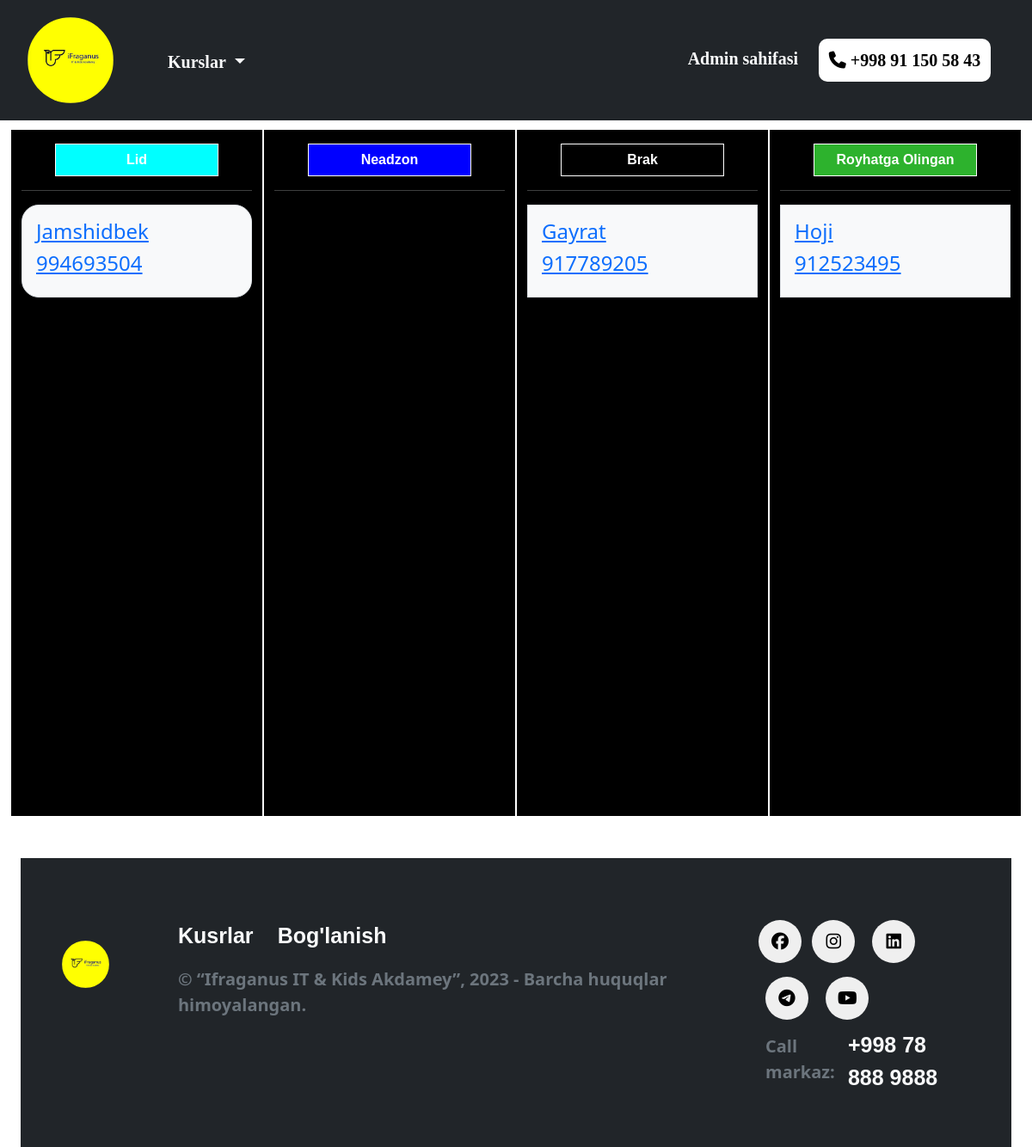
The app's page /tel (signed in) with its own data.
### blog/models.py (models this page shows, shortened)
class Mijoz(models.Model):
    ismi = models.CharField(max_length=200)
    raqami = models.IntegerField()
    etabi = models.CharField(max_length=100,default='lid')

### blog/views.py (the view)
# urls.py: path('tel',tel,name="tel"),
@login_required
def tel(request):
    lid = Mijoz.objects.filter(etabi='lid')
    brak= Mijoz.objects.filter(etabi='brak')
    nedazon = Mijoz.objects.filter(etabi='nedazon')
    royxatga_olindi = Mijoz.objects.filter(etabi='royxatga_olindi')
    context = {
        'lid': lid,
        'brak':brak,
        'nedazon':nedazon,
        'royxatga_olindi': royxatga_olindi
    }
    return render(request,'mijoz/index.html',context=context)

### templates/mijoz/index.html (shortened to what this page needs)
{% load static %}
<!DOCTYPE html>
<html lang="en">
<head>
    <link href="https://cdn.jsdelivr.net/npm/bootstrap@5.3.2/dist/css/bootstrap.min.css" rel="stylesheet">
    <link rel="stylesheet" href="https://cdnjs.cloudflare.com/ajax/libs/font-awesome/6.5.1/css/all.min.css">
    <link rel="stylesheet" href="{% static 'mijoz/scss/style.css' %}">
</head>
<body>
    <div class="container-fluid">
        <div class="container-fluid">
            <div class="navbar row justify-content-around fixed-top bg-dark">
                <div class="nav-item col-lg-6 col-md-6 col-sm-6">
                    <div class="nav-link d-flex d-lg-flex d-md-flex d-sm-flex d-none">
                        <img class="img-fluid" src="{% static 'mijoz/img/ifraganus.jpg' %}" alt="">
                        <div class="dropdown mt-1 d-lg-flex d-none">
                            <button class="btn dropdown-toggle text-light" type="button" data-bs-toggle="dropdown" aria-expanded="false">
                              Kurslar
                            </button>
                        </div>
                    </div>
                </div>
                <div class="nav-item col-lg-6 col-md-6 col-sm-6 d-lg-flex d-none justify-content-end">
                    <div class="nav-link mt-4">
                        <a class="m-2 text-light" href="{% url 'adminlar' %}">Admin sahifasi</a>
                    </div>
                    <div class="nav-link m-3">
                        <a href="#"><button class="nav-button"><i class="fa-solid fa-phone"></i> <a class="link-nm" href="#">+998 91 150 58 43  </a> </button></a>
                    </div>
                </div>
            </div>
        </div>
        <div class="container-fluid bg-img">
            <div class="row bg-black">
                <div class="header col-lg-3 col-md-6 col-sm-12 text-center">
                    <button class="mt-3">Lid</button><hr class="text-light">
                        {% for x in lid %}
                    <div class="border text-dark bg-light text-start p-3 mt-3">
                        <a href="{% url 'mijoz_edit' x.pk %}"><h4>{{x.ismi}}</h4>  </a>
                        <a href="{% url 'mijoz_edit' x.pk %}"><h4>{{x.raqami}}</h4></a>
                    </div>
                        {% endfor %}
                </div>
                <div class="header1 col-lg-3 col-md-6 col-sm-12 text-center">
                    <button class="mt-3">Neadzon</button><hr class="text-light">
                </div>
                <div class="header2 col-lg-3 col-md-6 col-sm-12 text-center">
                    <button class="mt-3">Brak</button><hr class="text-light">
                        {% for x in brak %}
                    <div class="border text-dark bg-light text-start p-3 mt-3">
                        <a href="{% url 'mijoz_edit' x.pk %}"><h4>{{x.ismi}}</h4>  </a>
                        <a href="{% url 'mijoz_edit' x.pk %}"><h4>{{x.raqami}}</h4></a>
                    </div>
                        {% endfor %}
                </div>
                <div class="header3 col-lg-3 col-md-6 col-sm-12 text-center">
                    <button class="mt-3">Royhatga Olingan</button><hr class="text-light">
                        {% for x in royxatga_olindi %}
                    <div class="border text-dark bg-light text-start p-3 mt-3">
                        <a href="{% url 'mijoz_edit' x.pk %}"><h4>{{x.ismi}}</h4>  </a>
                        <a href="{% url 'mijoz_edit' x.pk %}"><h4>{{x.raqami}}</h4></a>
                    </div>
                        {% endfor %}
                </div>
            </div>
        </div>
        <div class="container-fluid mt-5">
            <div class="footer bg-dark">
              <div class="footer-flex row p-5">
                <div class="footer-item col-lg-9">
                  <div class="row">
                    <div class="ftr-item col-lg-2 mt-5">
                      <img class="img-fluid w-50" src="{% static 'mijoz/img/ifraganus.jpg' %}">
                    </div>
                    <div class="ftr-item col-lg-9 mt-4 d-lg-flex d-none">
                      <div>
                        <a class="text-decoration-none text-light" href="#">Kusrlar</a>
                        <a class="text-decoration-none text-light p-4" href="#">Bog'lanish</a>
                        <div class="pt-3">
                        <p class="text-secondary">© “Ifraganus IT & Kids Akdamey”, 2023 - Barcha huquqlar himoyalangan.</p>
                      </div>
                      </div>
                    </div>
                  </div>
                </div>
                <div class="footer-item col-lg-3 mt-3 d-lg-inline d-none">
                  <button><i class="fa-brands fa-facebook"></i></button>
                  <button class="m-2"><i class="fa-brands fa-instagram"></i></button>
                  <button class="m-2"><i class="fa-brands fa-linkedin"></i></button>
                  <button class="m-2"><i class="fa-brands fa-telegram"></i></button>
                  <button class="m-2"><i class="fa-brands fa-youtube"></i></button><br>
                  <div class="d-flex">
                    <p class="p-2 text-secondary">Call markaz:</p> <a class="p-1 text-light" href="#">+998 78 888 9888</a>
                  </div>
                </div>
              </div>
            </div>
        </div>
    </div>
</body>
</html>

### static/mijoz/scss/style.css (style rules this page uses)
.container-fluid .container-fluid .navbar { background: whitesmoke; width: 100%; height: auto; margin: auto; padding: 20px; }
.container-fluid .container-fluid .navbar .nav-item .nav-link img { height: 100px; width: 100px; border-radius: 50%; }
.container-fluid .container-fluid .navbar .nav-item .nav-link .dropdown { margin-left: 50px; }
.container-fluid .container-fluid .navbar .nav-item .nav-link .dropdown .btn { font-weight: bold; font-family: "Times New Roman", Times, serif; font-size: 20px; }
.container-fluid .container-fluid .navbar .nav-item a { color: black; text-decoration: none; font-size: 20px; font-family: "Times New Roman", Times, serif; font-weight: bolder; }
.container-fluid .container-fluid .navbar .nav-item .nav-button { width: 200px; padding: 10px; border: none; background: white; border-radius: 10px; }
.container-fluid .container-fluid { margin-top: 150px; }
.container-fluid .container-fluid .row .header { border: 1px solid white; height: auto; }
.container-fluid .container-fluid .row .header .border { border-radius: 20px; }
.container-fluid .container-fluid .row .header button { width: 190px; padding: 6px; border: 1px solid white; background: aqua; color: white; font-weight: bold; font-family: "Gill Sans", "Gill Sans MT", Calibri, "Trebuchet MS", sans-serif; }
.container-fluid .container-fluid .row .header1 { border: 1px solid white; height: 100vh; }
.container-fluid .container-fluid .row .header1 button { width: 190px; padding: 6px; border: 1px solid white; background: blue; color: white; font-weight: bold; font-family: "Gill Sans", "Gill Sans MT", Calibri, "Trebuchet MS", sans-serif; }
.container-fluid .container-fluid .row .header2 { border: 1px solid white; height: 100vh; }
.container-fluid .container-fluid .row .header2 button { width: 190px; padding: 6px; border: 1px solid white; background: black; color: white; font-weight: bold; font-family: "Gill Sans", "Gill Sans MT", Calibri, "Trebuchet MS", sans-serif; }
.container-fluid .container-fluid .row .header3 { border: 1px solid white; height: 100vh; }
.container-fluid .container-fluid .row .header3 button { width: 190px; padding: 6px; border: 1px solid white; background: rgb(45, 178, 45); color: white; font-weight: bold; font-family: "Gill Sans", "Gill Sans MT", Calibri, "Trebuchet MS", sans-serif; }
.container-fluid .container-fluid .footer { margin: 0; width: 100%; height: auto; padding: 0; }
.container-fluid .container-fluid .footer .footer-flex { padding-right: calc(var(--bs-gutter-x) * 0.1); padding-left: calc(var(--bs-gutter-x) * 0.1); }
.container-fluid .container-fluid .footer .footer-flex .footer-item button { border-radius: 50px; width: 50px; height: 50px; border: none; font-size: 20px; }
.container-fluid .container-fluid .footer .footer-flex .footer-item div p { font-size: 20px; font-weight: bolder; }
.container-fluid .container-fluid .footer .footer-flex .footer-item div a { text-decoration: none; font-family: "Gill Sans", "Gill Sans MT", Calibri, "Trebuchet MS", sans-serif; font-weight: bolder; font-size: 25px; margin-top: -1px; color: black; }
.container-fluid .container-fluid .footer .footer-flex .footer-item .ftr-item img { border-radius: 50%; width: 70%; }

### records on screen
Mijoz: ismi "Jamshidbek", raqami "994693504"
Mijoz: ismi "Gayrat", raqami "917789205"
Mijoz: ismi "Hoji", raqami "912523495"
